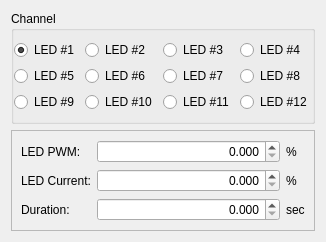
                     <widget class="QWidget" name="sync_digital_trigger_low_constant_tab">
                      <property name="toolTip">
                       <string>Turn LED on to constant intensity when trigger goes LOW (&lt;1.0V)</string>
                      </property>
                      <attribute name="title">
                       <string>Constant Value</string>
                      </attribute>
                      <layout class="QGridLayout" name="gridLayout_19">
                       <item row="0" column="0">
                        <widget class="QGroupBox" name="sync_digital_trigger_low_constant_LED_box">
                         <property name="toolTip">
                          <string>Select active LED channel on driver</string>
                         </property>
                         <property name="title">
                          <string>Channel</string>
                         </property>
                         <layout class="QGridLayout" name="gridLayout_13">
                          <property name="leftMargin">
                           <number>0</number>
                          </property>
                          <property name="rightMargin">
                           <number>0</number>
                          </property>
                          <item row="0" column="4">
                           <widget class="QRadioButton" name="sync_digital_trigger_low_constant_LED13_button">
                            <property name="toolTip">
                             <string>Set LED #3 as the active LED</string>
                            </property>
                            <property name="text">
                             <string>LED #3</string>
                            </property>
                            <attribute name="buttonGroup">
                             <string notr="true">sync_digital_trigger_low_channel_button_group</string>
                            </attribute>
                           </widget>
                          </item>
                          <item row="0" column="2">
                           <widget class="QRadioButton" name="sync_digital_trigger_low_constant_LED11_button">
                            <property name="toolTip">
                             <string>Set LED #1 as the active LED</string>
                            </property>
                            <property name="text">
                             <string>LED #1</string>
                            </property>
                            <property name="checked">
                             <bool>true</bool>
                            </property>
                            <attribute name="buttonGroup">
                             <string notr="true">sync_digital_trigger_low_channel_button_group</string>
                            </attribute>
                           </widget>
                          </item>
                          <item row="0" column="5">
                           <widget class="QRadioButton" name="sync_digital_trigger_low_constant_LED14_button">
                            <property name="toolTip">
                             <string>Set LED #4 as the active LED</string>
                            </property>
                            <property name="text">
                             <string>LED #4</string>
                            </property>
                            <attribute name="buttonGroup">
                             <string notr="true">sync_digital_trigger_low_channel_button_group</string>
                            </attribute>
                           </widget>
                          </item>
                          <item row="0" column="3">
                           <widget class="QRadioButton" name="sync_digital_trigger_low_constant_LED12_button">
                            <property name="toolTip">
                             <string>Set LED #2 as the active LED</string>
                            </property>
                            <property name="text">
                             <string>LED #2</string>
                            </property>
                            <attribute name="buttonGroup">
                             <string notr="true">sync_digital_trigger_low_channel_button_group</string>
                            </attribute>
                           </widget>
                          </item>
                          <item row="1" column="5">
                           <widget class="QRadioButton" name="sync_digital_trigger_low_constant_LED24_button">
                            <property name="text">
                             <string>LED #8</string>
                            </property>
                            <attribute name="buttonGroup">
                             <string notr="true">sync_digital_trigger_low_channel_button_group</string>
                            </attribute>
                           </widget>
                          </item>
                          <item row="1" column="4">
                           <widget class="QRadioButton" name="sync_digital_trigger_low_constant_LED23_button">
                            <property name="text">
                             <string>LED #7</string>
                            </property>
                            <attribute name="buttonGroup">
                             <string notr="true">sync_digital_trigger_low_channel_button_group</string>
                            </attribute>
                           </widget>
                          </item>
                          <item row="1" column="3">
                           <widget class="QRadioButton" name="sync_digital_trigger_low_constant_LED22_button">
                            <property name="text">
                             <string>LED #6</string>
                            </property>
                            <attribute name="buttonGroup">
                             <string notr="true">sync_digital_trigger_low_channel_button_group</string>
                            </attribute>
                           </widget>
                          </item>
                          <item row="1" column="2">
                           <widget class="QRadioButton" name="sync_digital_trigger_low_constant_LED21_button">
                            <property name="text">
                             <string>LED #5</string>
                            </property>
                            <attribute name="buttonGroup">
                             <string notr="true">sync_digital_trigger_low_channel_button_group</string>
                            </attribute>
                           </widget>
                          </item>
                          <item row="2" column="3">
                           <widget class="QRadioButton" name="sync_digital_trigger_low_constant_LED32_button">
                            <property name="text">
                             <string>LED #10</string>
                            </property>
                            <attribute name="buttonGroup">
                             <string notr="true">sync_digital_trigger_low_channel_button_group</string>
                            </attribute>
                           </widget>
                          </item>
                          <item row="2" column="4">
                           <widget class="QRadioButton" name="sync_digital_trigger_low_constant_LED33_button">
                            <property name="text">
                             <string>LED #11</string>
                            </property>
                            <attribute name="buttonGroup">
                             <string notr="true">sync_digital_trigger_low_channel_button_group</string>
                            </attribute>
                           </widget>
                          </item>
                          <item row="2" column="5">
                           <widget class="QRadioButton" name="sync_digital_trigger_low_constant_LED34_button">
                            <property name="text">
                             <string>LED #12</string>
                            </property>
                            <attribute name="buttonGroup">
                             <string notr="true">sync_digital_trigger_low_channel_button_group</string>
                            </attribute>
                           </widget>
                          </item>
                          <item row="2" column="2">
                           <widget class="QRadioButton" name="sync_digital_trigger_low_constant_LED31_button">
                            <property name="text">
                             <string>LED #9</string>
                            </property>
                            <attribute name="buttonGroup">
                             <string notr="true">sync_digital_trigger_low_channel_button_group</string>
                            </attribute>
                           </widget>
                          </item>
                         </layout>
                        </widget>
                       </item>
                       <item row="2" column="0">
                        <widget class="QFrame" name="sync_digital_trigger_low_constant_config_frame">
                         <property name="toolTip">
                          <string>Set the LED intensity and duration when the digital trigger goes LOW (&lt;1.0V)</string>
                         </property>
                         <property name="frameShape">
                          <enum>QFrame::StyledPanel</enum>
                         </property>
                         <property name="frameShadow">
                          <enum>QFrame::Raised</enum>
                         </property>
                         <layout class="QGridLayout" name="gridLayout_43" columnstretch="0,10,0">
                          <item row="1" column="2">
                           <widget class="QLabel" name="sync_digital_trigger_low_constant_config_current_label2">
                            <property name="toolTip">
                             <string>Set the LED current when the digital trigger goes LOW (&lt;1.0V)</string>
                            </property>
                            <property name="text">
                             <string>%</string>
                            </property>
                           </widget>
                          </item>
                          <item row="0" column="1">
                           <widget class="QDoubleSpinBox" name="sync_digital_trigger_low_constant_config_PWM_box">
                            <property name="toolTip">
                             <string>Set the LED PWM when the digital trigger goes LOW (&lt;1.0V)</string>
                            </property>
                            <property name="alignment">
                             <set>Qt::AlignRight|Qt::AlignTrailing|Qt::AlignVCenter</set>
                            </property>
                            <property name="decimals">
                             <number>3</number>
                            </property>
                            <property name="maximum">
                             <double>100.000000000000000</double>
                            </property>
                           </widget>
                          </item>
                          <item row="0" column="2">
                           <widget class="QLabel" name="sync_digital_trigger_low_constant_config_PWM_label2">
                            <property name="toolTip">
                             <string>Set the LED PWM when the digital trigger goes LOW (&lt;1.0V)</string>
                            </property>
                            <property name="text">
                             <string>%</string>
                            </property>
                           </widget>
                          </item>
                          <item row="2" column="0">
                           <widget class="QLabel" name="sync_digital_trigger_low_constant_config_duration_label1">
                            <property name="toolTip">
                             <string>NOTE: 0 seconds = LED stays on until trigger goes HIGH (&gt;2.5V)</string>
                            </property>
                            <property name="text">
                             <string>Duration:</string>
                            </property>
                           </widget>
                          </item>
                          <item row="2" column="1">
                           <widget class="QDoubleSpinBox" name="sync_digital_trigger_low_constant_config_duration_box">
                            <property name="toolTip">
                             <string>NOTE: 0 seconds = LED stays on until trigger goes HIGH (&gt;2.5V)</string>
                            </property>
                            <property name="alignment">
                             <set>Qt::AlignRight|Qt::AlignTrailing|Qt::AlignVCenter</set>
                            </property>
                            <property name="readOnly">
                             <bool>false</bool>
                            </property>
                            <property name="specialValueText">
                             <string/>
                            </property>
                            <property name="decimals">
                             <number>3</number>
                            </property>
                            <property name="maximum">
                             <double>4294.960000000000036</double>
                            </property>
                           </widget>
                          </item>
                          <item row="1" column="1">
                           <widget class="QDoubleSpinBox" name="sync_digital_trigger_low_constant_config_current_box">
                            <property name="toolTip">
                             <string>Set the LED current when the digital trigger goes LOW (&lt;1.0V)</string>
                            </property>
                            <property name="alignment">
                             <set>Qt::AlignRight|Qt::AlignTrailing|Qt::AlignVCenter</set>
                            </property>
                            <property name="decimals">
                             <number>3</number>
                            </property>
                            <property name="maximum">
                             <double>100.000000000000000</double>
                            </property>
                           </widget>
                          </item>
                          <item row="0" column="0">
                           <widget class="QLabel" name="sync_digital_trigger_low_constant_config_PWM_label1">
                            <property name="toolTip">
                             <string>Set the LED PWM when the digital trigger goes LOW (&lt;1.0V)</string>
                            </property>
                            <property name="text">
                             <string>LED PWM:</string>
                            </property>
                           </widget>
                          </item>
                          <item row="2" column="2">
                           <widget class="QLabel" name="sync_digital_trigger_low_constant_config_duration_label2">
                            <property name="toolTip">
                             <string>NOTE: 0 seconds = LED stays on until trigger goes HIGH (&gt;2.5V)</string>
                            </property>
                            <property name="text">
                             <string>sec</string>
                            </property>
                           </widget>
                          </item>
                          <item row="1" column="0">
                           <widget class="QLabel" name="sync_digital_trigger_low_constant_config_current_label1">
                            <property name="toolTip">
                             <string>Set the LED current when the digital trigger goes LOW (&lt;1.0V)</string>
                            </property>
                            <property name="text">
                             <string>LED Current:</string>
                            </property>
                           </widget>
                          </item>
                         </layout>
                        </widget>
                       </item>
                      </layout>
                     </widget>
